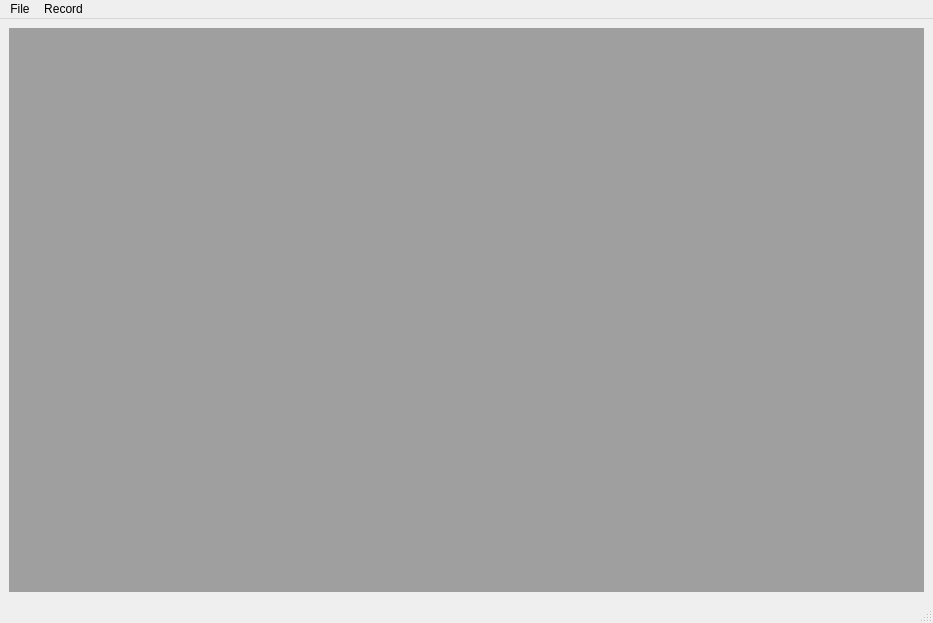
<?xml version="1.0" encoding="UTF-8"?>
<ui version="4.0">
 <class>MainWindow</class>
 <widget class="QMainWindow" name="MainWindow">
  <property name="geometry">
   <rect>
    <x>0</x>
    <y>0</y>
    <width>933</width>
    <height>623</height>
   </rect>
  </property>
  <property name="windowTitle">
   <string>MainWindow</string>
  </property>
  <widget class="QWidget" name="centralwidget">
   <layout class="QGridLayout" name="gridLayout">
    <item row="0" column="0">
     <widget class="QMdiArea" name="mdiArea"/>
    </item>
   </layout>
  </widget>
  <widget class="QMenuBar" name="menubar">
   <property name="geometry">
    <rect>
     <x>0</x>
     <y>0</y>
     <width>933</width>
     <height>34</height>
    </rect>
   </property>
   <widget class="QMenu" name="menuFile">
    <property name="title">
     <string>File</string>
    </property>
    <addaction name="actionOpen"/>
    <addaction name="actionExit"/>
   </widget>
   <widget class="QMenu" name="menuRecord">
    <property name="title">
     <string>Record</string>
    </property>
    <addaction name="actionAdd_New"/>
    <addaction name="actionView"/>
   </widget>
   <addaction name="menuFile"/>
   <addaction name="menuRecord"/>
  </widget>
  <widget class="QStatusBar" name="statusbar"/>
  <action name="actionOpen">
   <property name="text">
    <string>Open</string>
   </property>
  </action>
  <action name="actionAdd_New">
   <property name="text">
    <string>Data Entry</string>
   </property>
  </action>
  <action name="actionView">
   <property name="text">
    <string>View</string>
   </property>
  </action>
  <action name="actionExit">
   <property name="text">
    <string>Exit</string>
   </property>
  </action>
 </widget>
 <resources/>
 <connections/>
</ui>
